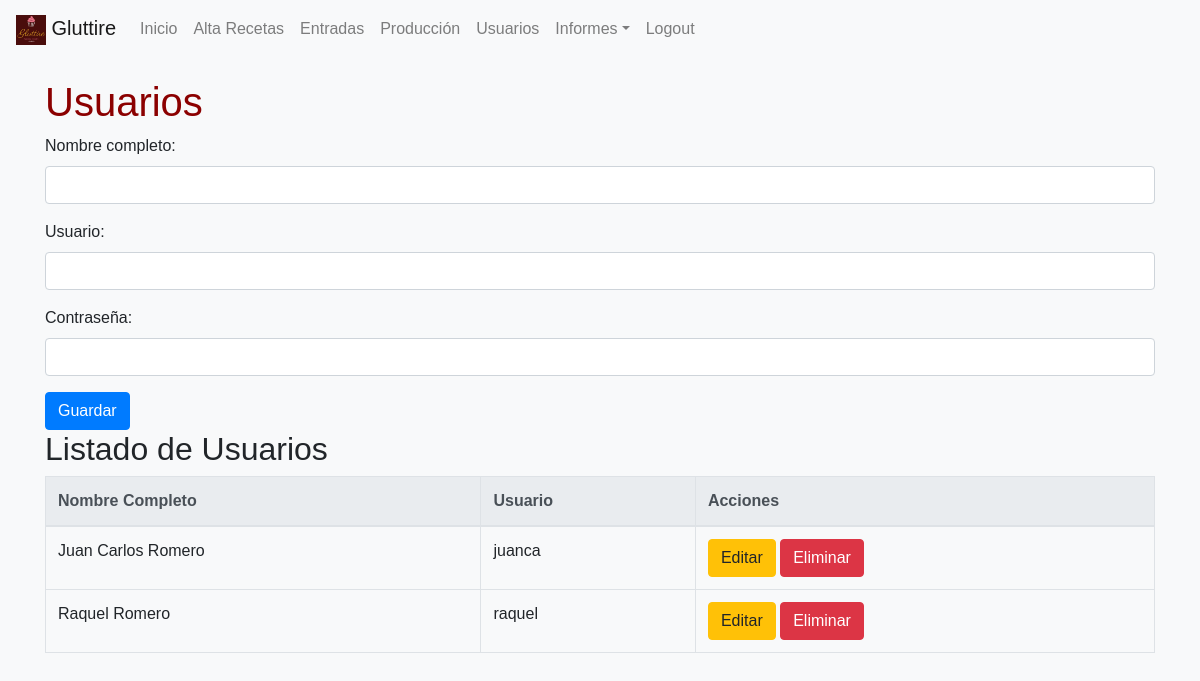
Before: /add_user.php (signed in) with the older database file.
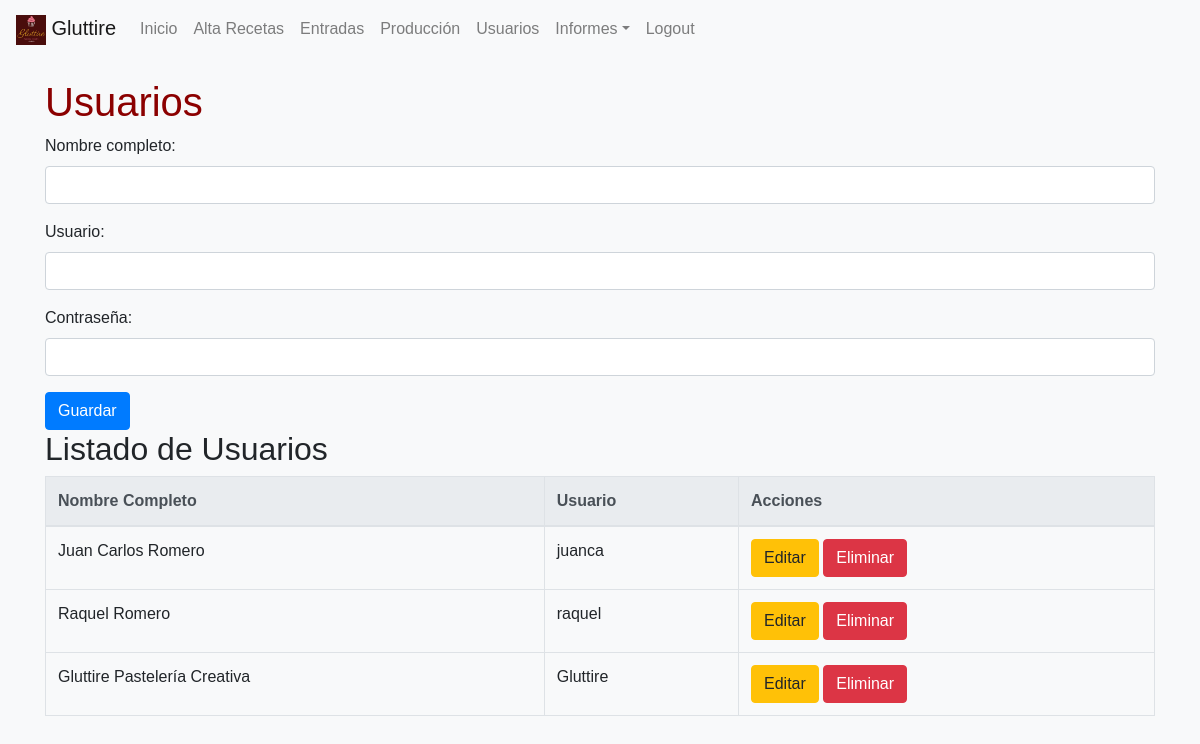
After: the same page with the newer database file.
### tables this page shows
CREATE TABLE `users` (
  `id` int(11) NOT NULL,
  `full_name` varchar(255) NOT NULL,
  `username` varchar(50) NOT NULL,
  `password` varchar(255) NOT NULL
);

### add_user.php (the view, shortened to what this page needs)
<?php
include 'includes/db_config.php';
$users = $conn->query("SELECT * FROM users");
?>
<!DOCTYPE html>
<html>
<?php
include 'includes/header.php';
?>
<body>
    <?php
    include 'includes/nav.php';
    ?>
    <div class="container">
        <h1>Usuarios</h1>
        <form method="post">
            <div class="form-group">
                <label for="full_name">Nombre completo:</label>
                <input type="text" class="form-control" id="full_name" name="full_name" required>
            </div>
            <div class="form-group">
                <label for="username">Usuario:</label>
                <input type="text" class="form-control" id="username" name="username" required>
            </div>
            <div class="form-group">
                <label for="password">Contraseña:</label>
                <input type="password" class="form-control" id="password" name="password" required>
            </div>
            <button type="submit" class="btn btn-primary">Guardar</button>
        </form>
        <h2>Listado de Usuarios</h2>
        <table class="table table-bordered">
            <thead class="thead-light">
                <tr>
                    <th>Nombre Completo</th>
                    <th>Usuario</th>
                    <th>Acciones</th>
                </tr>
            </thead>
            <tbody>
                <?php while ($user = $users->fetch_assoc()): ?>
                    <tr>
                        <td><?php echo $user['full_name']; ?></td>
                        <td><?php echo $user['username']; ?></td>
                        <td>
                            <button class="btn btn-warning">Editar</button>
                            <button class="btn btn-danger">Eliminar</button>
                        </td>
                    </tr>
                <?php endwhile; ?>
            </tbody>
        </table>
    </div>
</body>
</html>

### includes/header.php (shortened to what this page needs)
<head>
    <link rel="stylesheet" href="https://stackpath.bootstrapcdn.com/bootstrap/4.3.1/css/bootstrap.min.css">
    <link rel="stylesheet" href="css/styles.css">
    <link rel="stylesheet" href="https://cdn.jsdelivr.net/npm/bootstrap-icons@1.11.3/font/bootstrap-icons.min.css">
</head>

### includes/nav.php (shortened to what this page needs)
<nav class="navbar navbar-expand-lg navbar-light bg-light">
    <a class="navbar-brand" href="#">
        <img src="images/logo.png" width="30" height="30" alt="">
        Gluttire
    </a>
    <div class="collapse navbar-collapse" id="navbarNav">
        <ul class="navbar-nav mr-auto">
            <li class="nav-item"><a class="nav-link" href="index.php">Inicio</a></li>
            <li class="nav-item"><a class="nav-link" href="alta_receta.php">Alta Recetas</a></li>
            <li class="nav-item"><a class="nav-link" href="entradas.php">Entradas</a></li>
            <li class="nav-item"><a class="nav-link" href="produccion.php">Producción</a></li>
            <li class="nav-item"><a class="nav-link" href="add_user.php">Usuarios</a></li>
            <li class="nav-item dropdown">
                <a class="nav-link dropdown-toggle" href="#" id="navbarDropdown" role="button" data-toggle="dropdown" aria-haspopup="true" aria-expanded="false">Informes</a>
            </li>
            <li class="nav-item"><a class="nav-link" href="logout.php">Logout</a></li>
        </ul>
    </div>
</nav>

### css/styles.css (style rules this page uses)
body { font-family: 'Arial', sans-serif; background-color: #f8f9fa; margin: 0; padding: 0; }
.container { margin-top: 20px; }
h1 { color: #8B0000; }

Changed rows visible on the page:
added users: full_name "Gluttire Pastelería Creativa", username "Gluttire"
